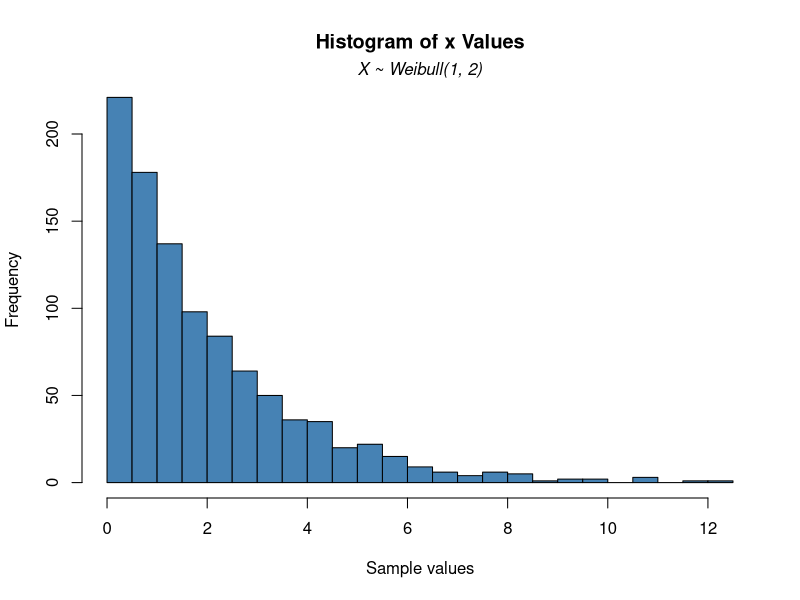
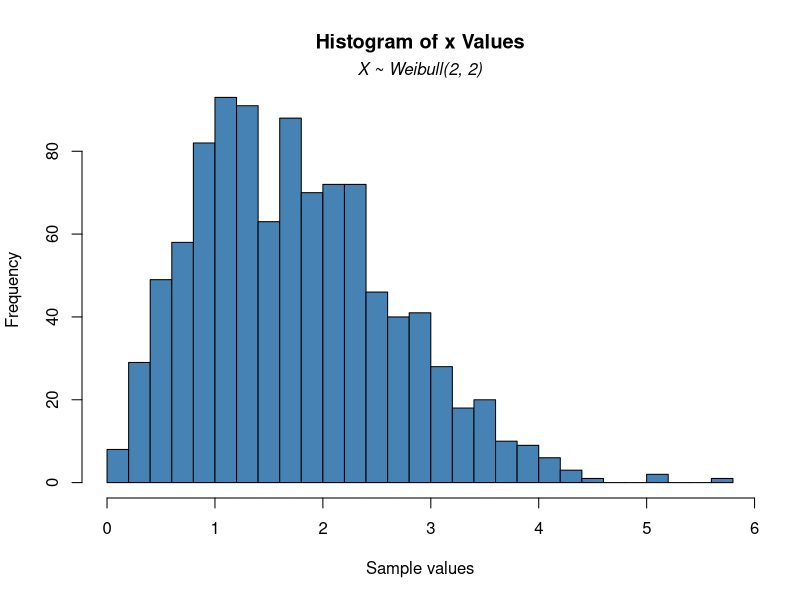
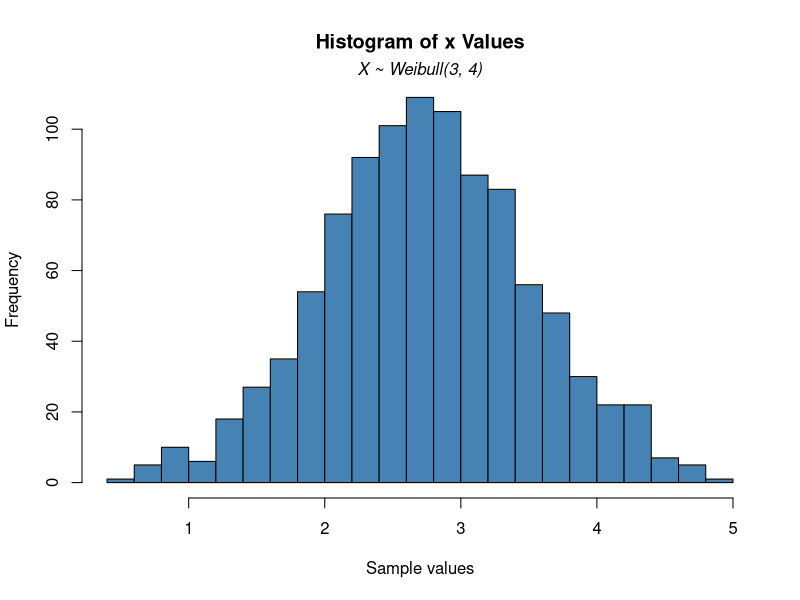
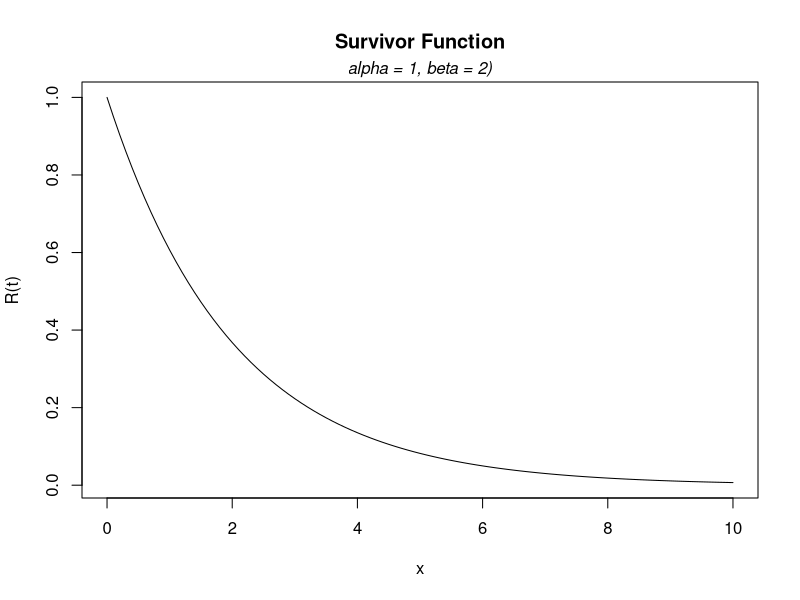
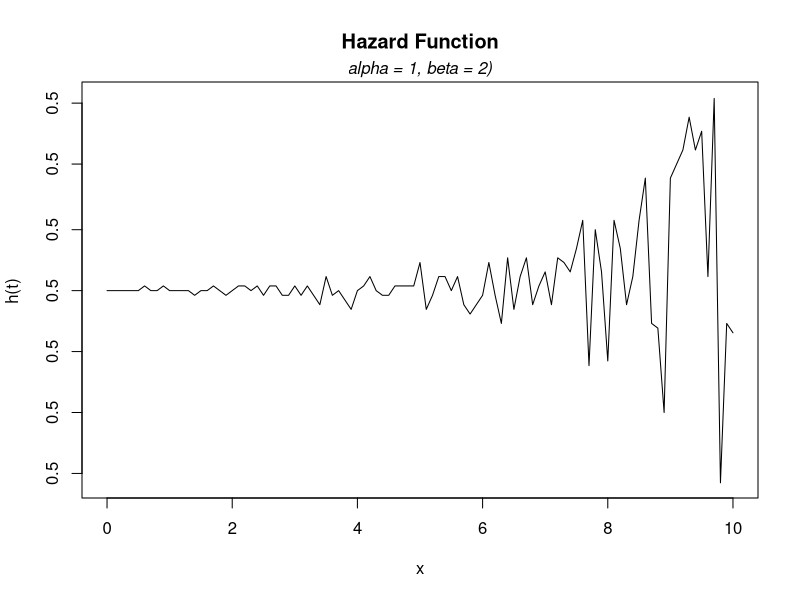
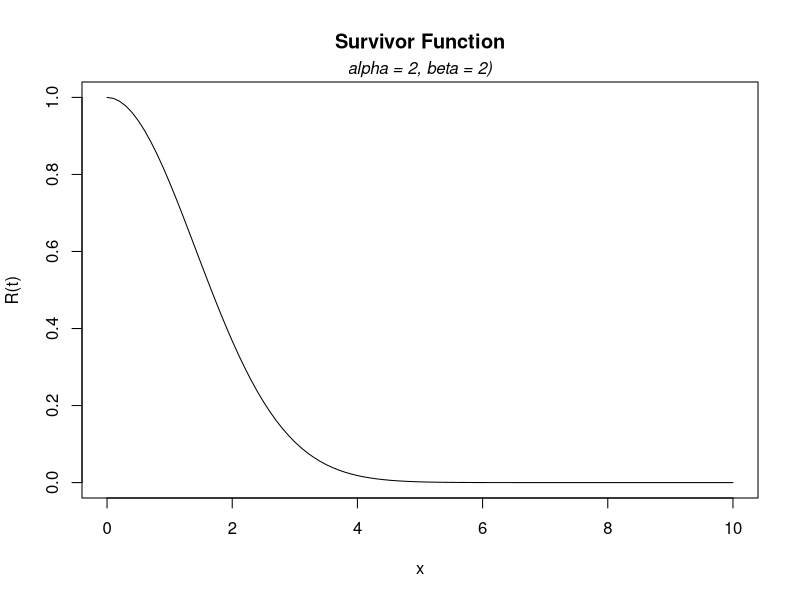
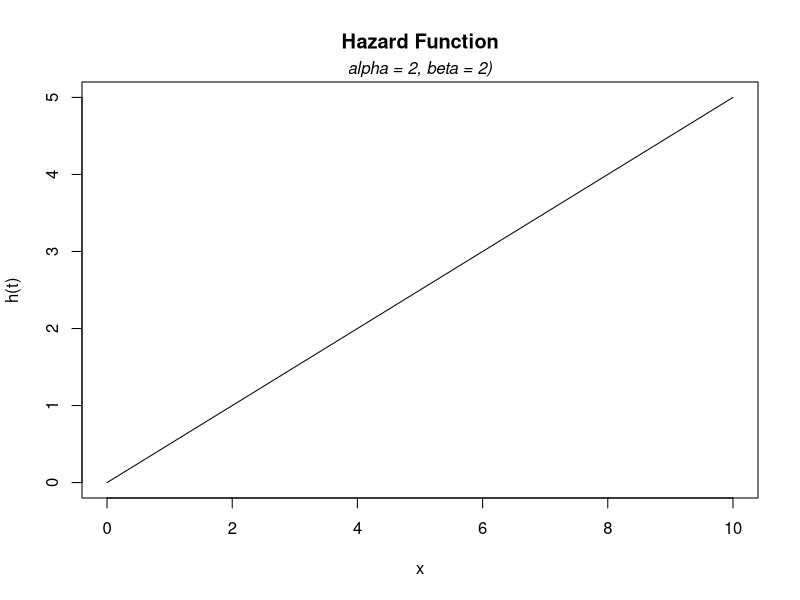
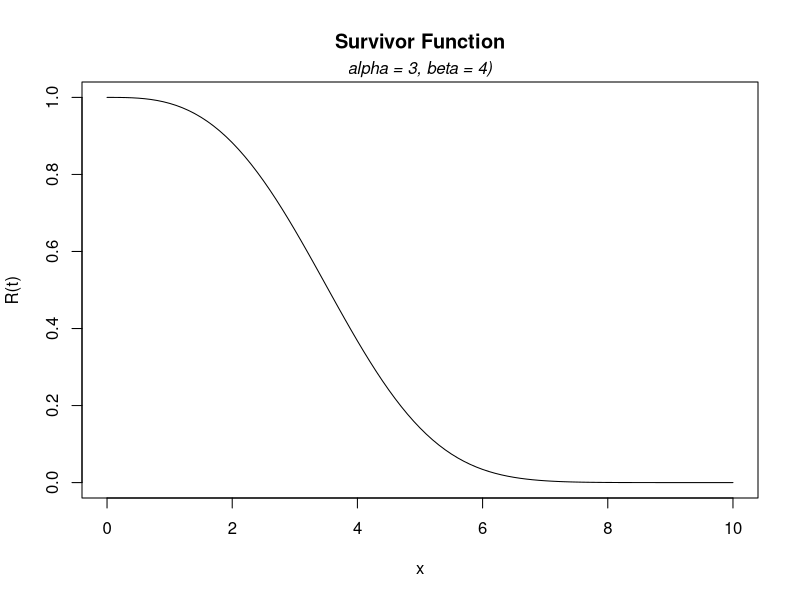

Recreate these plots in R, in order.
# Weibull Distribution  
  
  # Let X ~ Weibull(alpha, beta) with alpha values a = {1, 2, 4} and beta values b = {2, 2, 3}; plot the X distribution.

alpha <- 1 # alpha value
beta <- 2 # beta value

n <- 1000
sample <- rweibull(n, shape = alpha, scale = beta)
hist(sample, breaks = 20, main = 'Histogram of x Values', xlab = 'Sample values', ylab = 'Frequency', col = 'steelblue')
mtext(substitute(paste(italic("X ~ Weibull(1, 2)"))), side = 3)

alpha <- 2
beta <- 2

n <- 1000
sample <- rweibull(n, shape = alpha, scale = beta)
hist(sample, breaks = 20, main = 'Histogram of x Values', xlab = 'Sample values', ylab = 'Frequency', col = 'steelblue')
mtext(substitute(paste(italic("X ~ Weibull(2, 2)"))), side = 3)

alpha <- 4
beta <- 3

n <- 1000
sample <- rweibull(n, shape = alpha, scale = beta)
hist(sample, breaks = 20, main = 'Histogram of x Values', xlab = 'Sample values', ylab = 'Frequency', col = 'steelblue')
mtext(substitute(paste(italic("X ~ Weibull(3, 4)"))), side = 3)

  # Plot the Hazard and Survivor Functions X~Weibull(alpha, beta). N o t e : Consider the alpha and beta values listed above.

alpha <- 1
beta <- 2

x <- seq(0, 10, by = 0.1)
Rt <- 1 - pweibull(x, shape = alpha, scale = beta)
ht <- dweibull(x, shape = alpha, scale = beta) / Rt

plot(x, Rt, type = 'l', main = 'Survivor Function', xlab = 'x', ylab = 'R(t)')
mtext(substitute(paste(italic("alpha = 1, beta = 2)"))), side = 3)

plot(x, ht, type = 'l', main = 'Hazard Function', xlab = 'x', ylab = 'h(t)')
mtext(substitute(paste(italic("alpha = 1, beta = 2)"))), side = 3)

alpha <- 2
beta <- 2

x <- seq(0, 10, by = 0.1)
Rt <- 1 - pweibull(x, shape = alpha, scale = beta)
ht <- dweibull(x, shape = alpha, scale = beta) / Rt

plot(x, Rt, type = 'l', main = 'Survivor Function', xlab = 'x', ylab = 'R(t)')
mtext(substitute(paste(italic("alpha = 2, beta = 2)"))), side = 3)

plot(x, ht, type = 'l', main = 'Hazard Function', xlab = 'x', ylab = 'h(t)')
mtext(substitute(paste(italic("alpha = 2, beta = 2)"))), side = 3)

alpha <- 3
beta <- 4

x <- seq(0, 10, by = 0.1)
Rt <- 1 - pweibull(x, shape = alpha, scale = beta)
ht <- dweibull(x, shape = alpha, scale = beta) / Rt

plot(x, Rt, type = 'l', main = 'Survivor Function', xlab = 'x', ylab = 'R(t)')
mtext(substitute(paste(italic("alpha = 3, beta = 4)"))), side = 3)

plot(x, ht, type = 'l', main = 'Hazard Function', xlab = 'x', ylab = 'h(t)')
mtext(substitute(paste(italic("alpha = 3, beta = 4)"))), side = 3)

